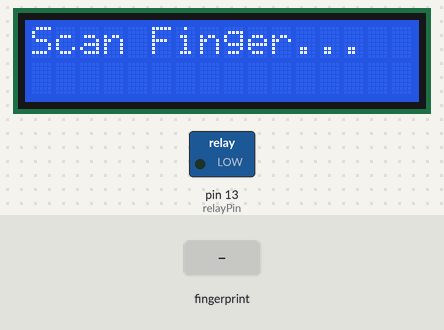
The sketch below on a simulated Arduino Uno, built with avr-gcc and run on an emulated ATmega328P. On the bench: 16×2 character LCD, switched loads named in the sketch (green lamp = pin HIGH). The inputs (shaded band) are chosen by the test bench. What the sketch prints to the serial monitor is not drawn.

Above: at 3.7 s.
3.8 s: finger stored as number 1 placed on the sensor
At 4.7 s:
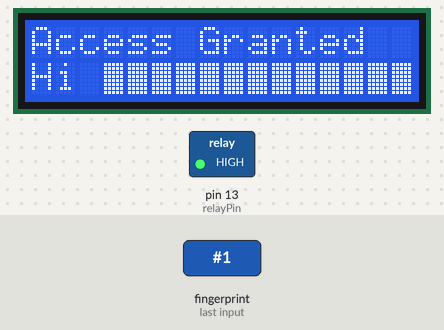
At 7.3 s:
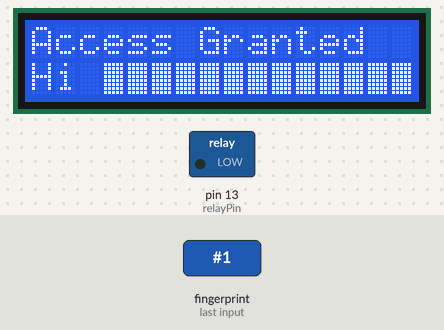
Timing chart, 0 to 8.8 s (numbered marks = the images above; inputs shaded):
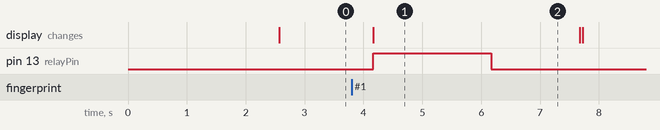

Measured:
- after the input at 3.8 s, pin 13 (relayPin): LOW → HIGH after 0.37 s, → LOW 2.0 s later; the display: changes after 0.37 s (image 1)

The sketch:

finger_prints_Basics.ino
```cpp
#include <Adafruit_Fingerprint.h>
#include <SoftwareSerial.h>
#include <LiquidCrystal.h>
#include <EEPROM.h>

// LCD Setup
LiquidCrystal lcd(4, 5, 6, 7, 8, 9);

// Fingerprint Sensor
SoftwareSerial mySerial(2, 3);
Adafruit_Fingerprint finger = Adafruit_Fingerprint(&mySerial);

const int relayPin = 13;
const int nameSize = 15;

char foundName[nameSize];

void setup() {

  Serial.begin(9600);

  pinMode(relayPin, OUTPUT);
  digitalWrite(relayPin, LOW);

  lcd.begin(16,2);
  lcd.print("System Loading");

  finger.begin(57600);

  if (finger.verifyPassword()) {
    Serial.println("Fingerprint sensor found");
  }
  else {
    Serial.println("Sensor not found");
    while(1);
  }

  delay(1500);
  lcd.clear();
}


// Function to read name from EEPROM
void readNameFromEEPROM(int id, char *name) {

  int addr = (id-1) * nameSize;

  for(int i=0;i<nameSize;i++) {

    char c = EEPROM.read(addr + i);

    if(c == '\0' || c == 255) {
      name[i] = '\0';
      return;
    }

    name[i] = c;
  }

  name[nameSize-1] = '\0';
}


void loop() {

  lcd.setCursor(0,0);
  lcd.print("Scan Finger... ");

  getFingerprintID();

  delay(50);
}


uint8_t getFingerprintID() {

  uint8_t p = finger.getImage();
  if (p != FINGERPRINT_OK) return p;

  p = finger.image2Tz();
  if (p != FINGERPRINT_OK) return p;

  p = finger.fingerFastSearch();

  if (p != FINGERPRINT_OK) {

    lcd.clear();
    lcd.print("Access Denied");

    delay(2000);
    lcd.clear();

    return p;
  }


  // MATCH FOUND

  readNameFromEEPROM(finger.fingerID, foundName);

  lcd.clear();
  lcd.setCursor(0,0);
  lcd.print("Access Granted");

  lcd.setCursor(0,1);
  lcd.print("Hi ");
  lcd.print(foundName);

  digitalWrite(relayPin,HIGH);

  delay(2000);

  digitalWrite(relayPin,LOW);

  delay(1500);

  lcd.clear();

  return finger.fingerID;
}
```
